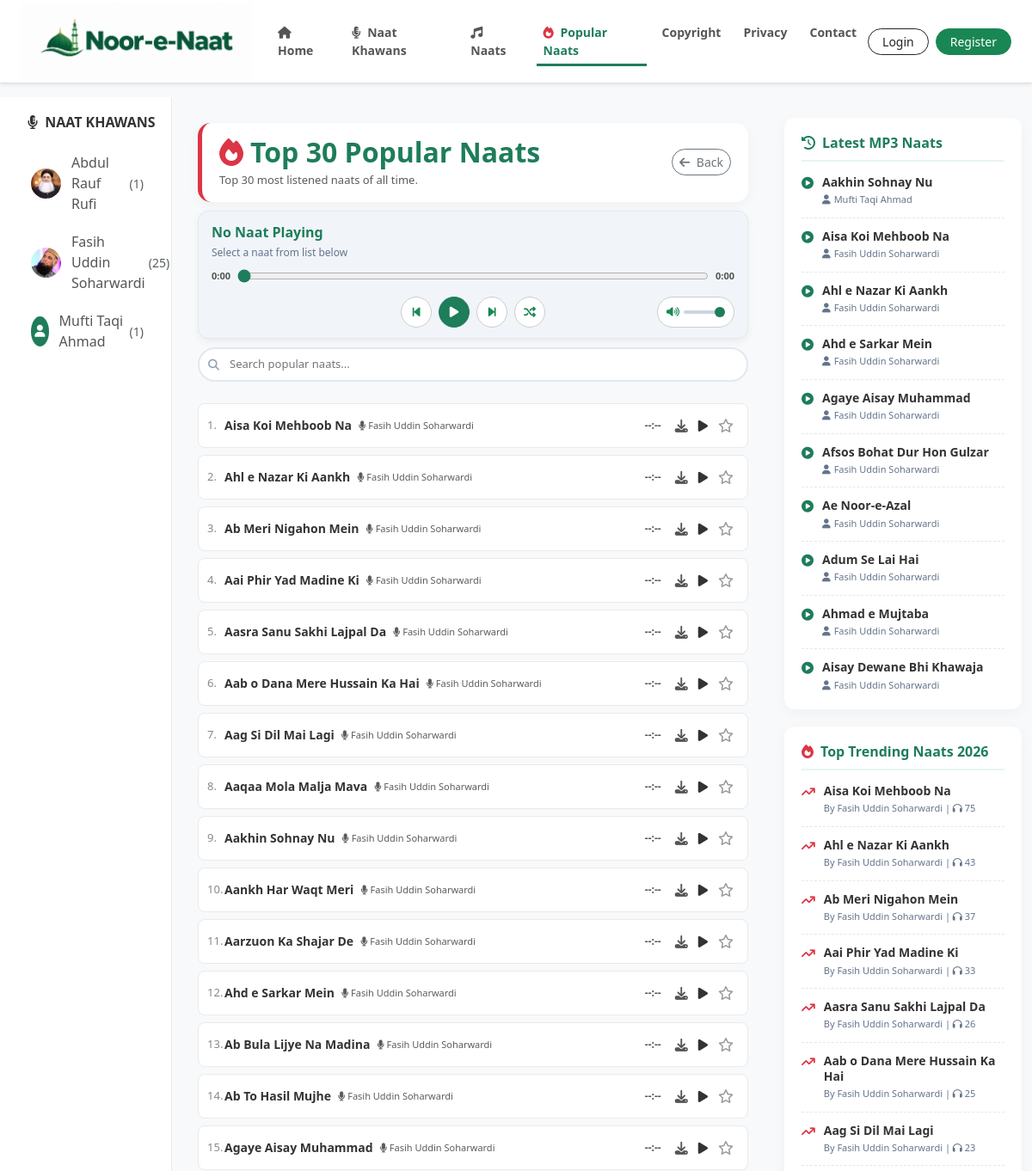
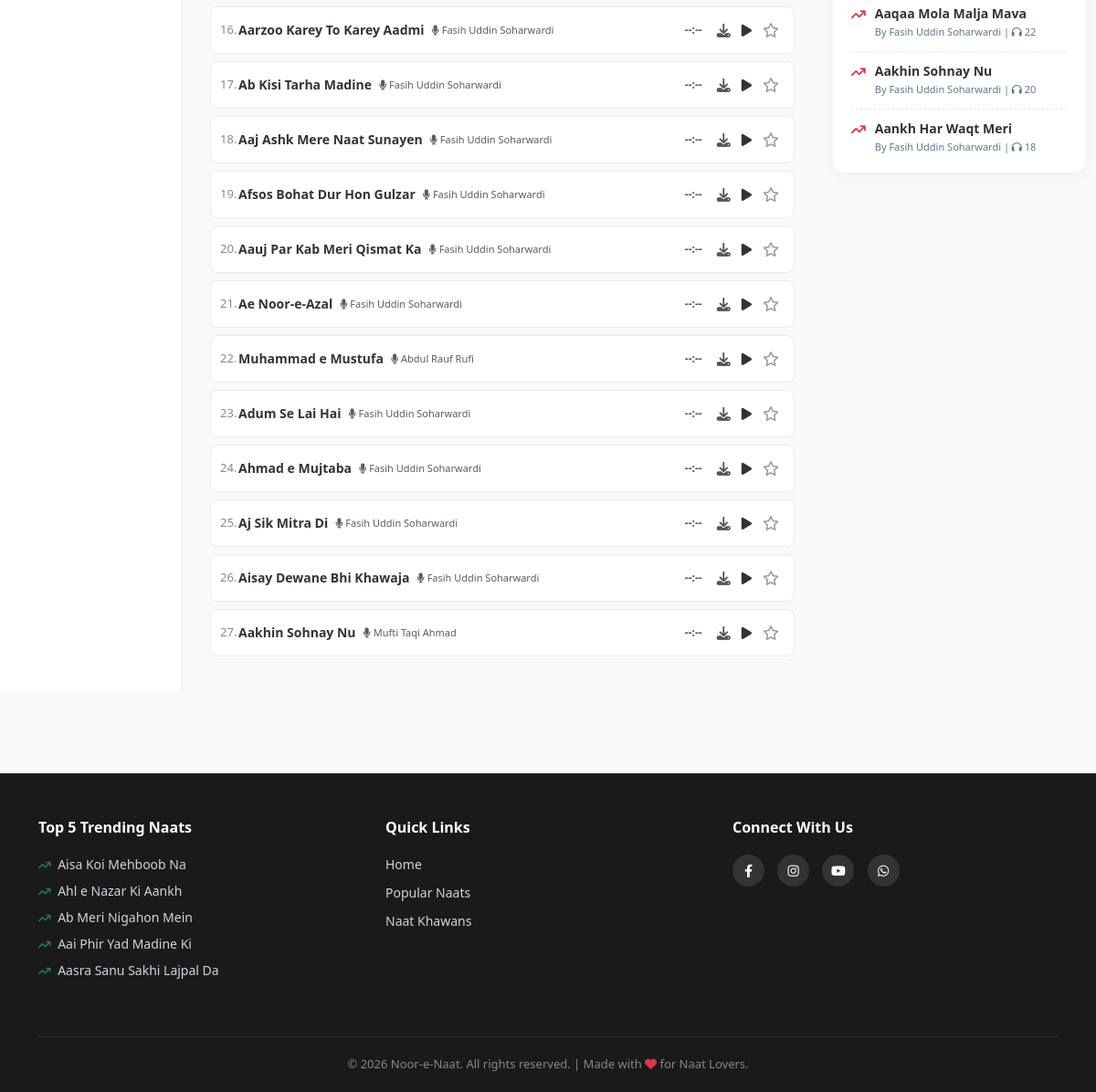
The page /popular/ on the database as committed earlier (2 pictures, top to bottom).
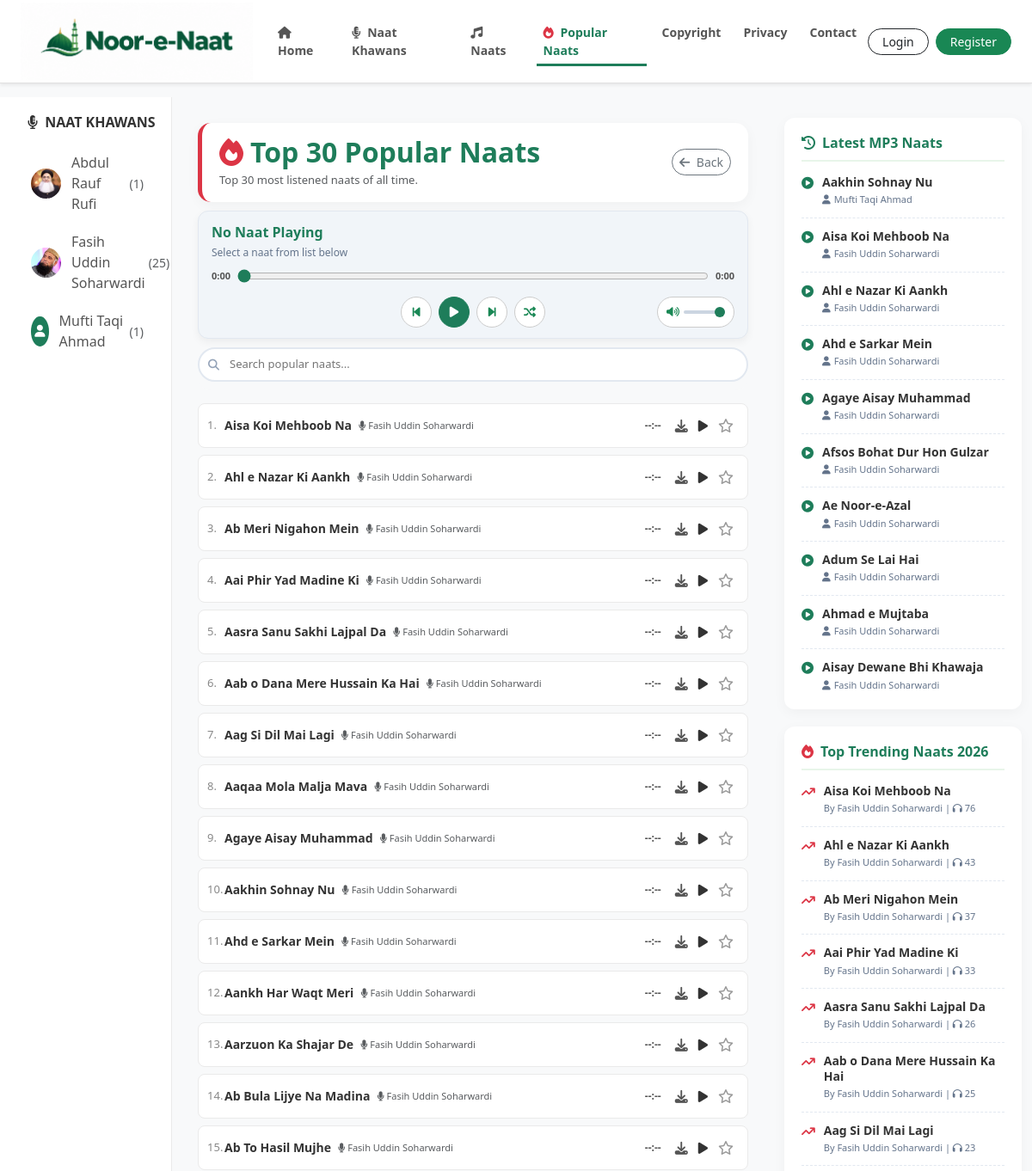
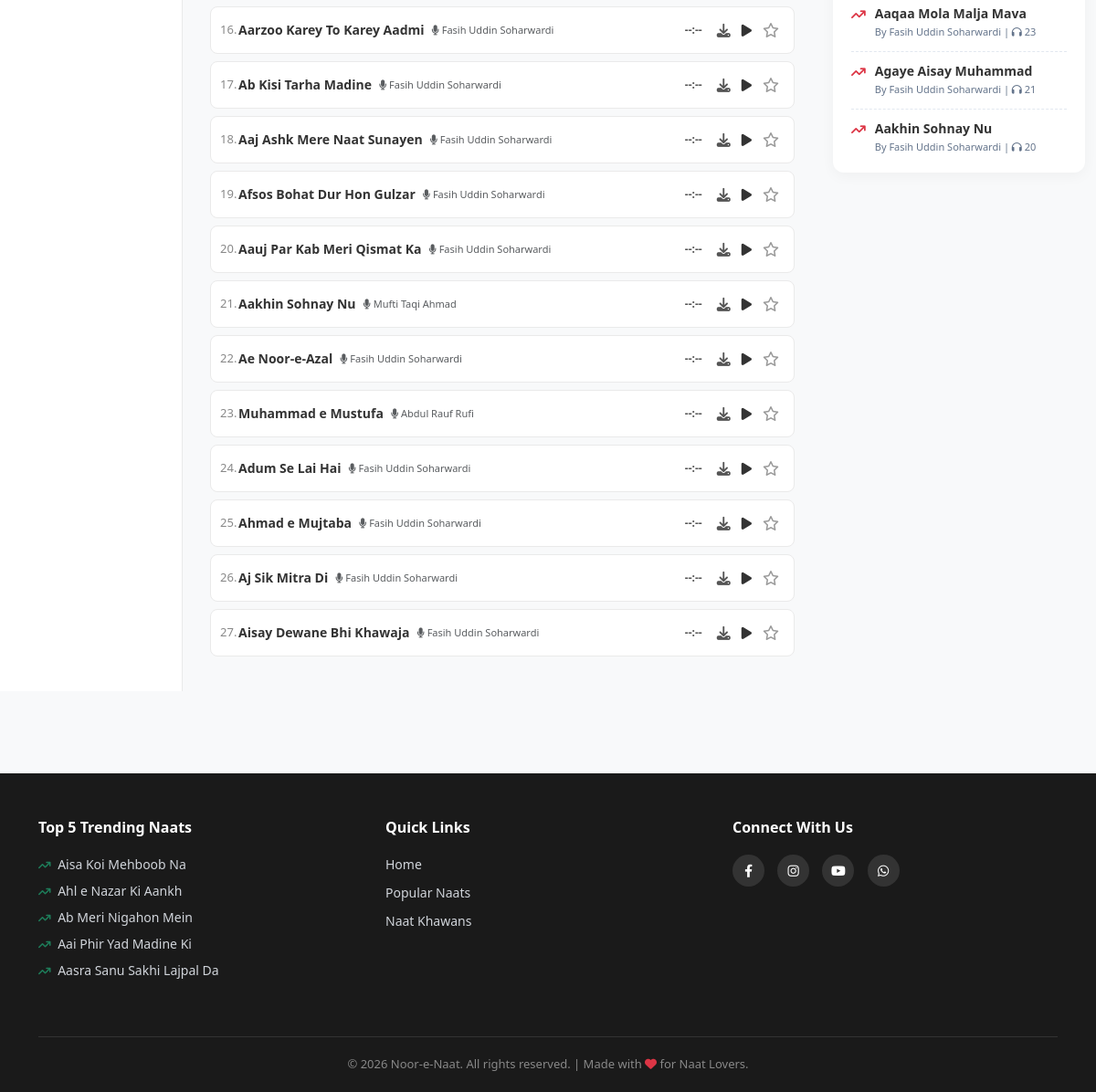
The same page on the database as committed later (2 pictures, top to bottom).
### naat_app/models.py (models this page shows, shortened)
class NaatKhawan(models.Model):
    name = models.CharField(max_length=200)
    image = models.ImageField(upload_to='naat_khawan/', blank=True, null=True)

class Naat(models.Model):
    title = models.CharField(max_length=200)
    naat_khawan = models.ForeignKey(NaatKhawan, on_delete=models.CASCADE, related_name='naats')
    audio_file = models.FileField(upload_to='naats/')
    uploaded_at = models.DateTimeField(auto_now_add=True)
    is_live = models.BooleanField(default=True)
    is_popular = models.BooleanField(default=False)
    views = models.IntegerField(default=0, help_text="Kitni dafa suni gayi")

### naat_app/views.py (the view)
# urls.py: path('popular/', views.popular_naats, name='popular_naats'),
def popular_naats(request):
    khawans = NaatKhawan.objects.annotate(
        naat_count=Count('naats', filter=Q(naats__is_live=True))
    ).order_by('id')
    naats = Naat.objects.filter(is_live=True).order_by('-views')[:30]
    favorite_ids = []
    if request.user.is_authenticated:
        favorite_ids = list(Favorite.objects.filter(user=request.user).values_list('naat_id', flat=True))
    latest_naats = Naat.objects.filter(is_live=True).order_by('-uploaded_at')[:10]
    trending_naats = Naat.objects.filter(is_live=True).order_by('-views')[:10]
    context = {
        'naats': naats, 'khawans': khawans, 'latest_naats': latest_naats,
        'trending_naats': trending_naats, 'page_title': "Top 30 Popular Naats",
        'page_subtitle': "Top 30 most listened naats of all time.",
        'favorite_ids': favorite_ids,
    }
    return render(request, 'popular.html', context)

### naat_app/templates/popular.html (shortened to what this page needs)
{% extends 'base.html' %}
{% block content %}
<div class="container-fluid mt-3">
    <div class="row">
        <div class="col-md-3 col-lg-2 sidebar d-none d-md-block">
            <h5><i class="fa-solid fa-microphone-lines me-1"></i> Naat Khawans</h5>
            {% for khawan in khawans %}
                <a href="{% url 'khawan_profile' khawan.id %}" class="khawan-link">
                    {% if khawan.image %}<img src="{{ khawan.image.url }}" class="artist-img-sidebar" alt="{{ khawan.name }}">{% else %}<div class="artist-placeholder-sidebar"><i class="fa-solid fa-user"></i></div>{% endif %}
                    {{ khawan.name }} <span class="ms-1 text-muted small">({{ khawan.naat_count }})</span>
                </a>
            {% endfor %}
        </div>
        <div class="col-12 col-md-6 col-lg-7 main-content">
            <div class="sticky-wrapper">
                <div class="page-header d-flex justify-content-between align-items-center">
                    <div>
                        <h2 class="fw-bold mb-1" style="color: #1e7d5a;"><i class="fa-solid fa-fire text-danger me-2"></i>Top 30 Popular Naats</h2>
                        <p class="text-muted mb-0" style="font-size: 13px;">Top 30 most listened naats of all time.</p>
                    </div>
                    <a href="/" class="btn btn-outline-secondary btn-sm rounded-pill"><i class="fa-solid fa-arrow-left me-1"></i> Back</a>
                </div>
                <div class="top-player">
                    <div class="d-flex justify-content-between align-items-start">
                        <div>
                            <div class="tp-title" id="tp-title">No Naat Playing</div>
                            <div class="tp-artist" id="tp-artist">Select a naat from list below</div>
                        </div>
                    </div>
                    <div class="custom-audio-wrapper mb-3">
                        <span class="audio-time" id="tp-current">0:00</span>
                        <input type="range" id="tp-progress" class="audio-progress" value="0" min="0" max="100" step="0.1">
                        <span class="audio-time" id="tp-duration">0:00</span>
                    </div>
                    <div class="controls-wrapper mt-2">
                        <div class="center-buttons tp-controls">
                            <button type="button" class="btn btn-light rounded-circle" onclick="tpPrev()" title="Previous"><i class="fa-solid fa-backward-step text-success"></i></button>
                            <button type="button" class="btn btn-success rounded-circle" onclick="tpToggle()" id="tp-play-btn" title="Play / Pause"><i class="fa-solid fa-play"></i></button>
                            <button type="button" class="btn btn-light rounded-circle" onclick="tpNext()" title="Next"><i class="fa-solid fa-forward-step text-success"></i></button>
                            <button type="button" class="btn btn-light rounded-circle" onclick="tpCycleMode()" id="tp-shuffle-btn" title="Normal"><i class="fa-solid fa-shuffle text-success"></i></button>
                        </div>
                        <div class="right-volume">
                            <div class="volume-container">
                                <i class="fa-solid fa-volume-high text-success" style="font-size: 12px;"></i>
                                <input type="range" id="tp-volume" min="0" max="1" step="0.1" value="1" oninput="tpChangeVolume(this.value)">
                            </div>
                        </div>
                    </div>
                </div>
                <div class="search-container">
                    <i class="fa-solid fa-magnifying-glass"></i>
                    <input type="text" id="searchInput" placeholder="Search popular naats..." autocomplete="off">
                </div>
            </div>
            <div class="naat-list-container" id="naatsContainer">
                {% for naat in naats %}
                <div class="naat-list-item"
                     id="naat-card-{{ naat.id }}"
                     data-id="{{ naat.id }}"
                     data-title="{{ naat.title }}"
                     data-artist="{{ naat.naat_khawan.name }}"
                     data-url="{% url 'stream_naat' naat.id %}"
                     onclick="tpPlay({{ naat.id }})">
                    <div class="naat-index">{{ forloop.counter }}.</div>
                    <div class="flex-grow-1 d-flex align-items-center" style="min-width: 0;">
                        <p class="naat-title text-truncate mb-0">{{ naat.title }}</p>
                        <span class="text-muted ms-2 d-none d-sm-inline artist-name-sm" style="font-size: 11px; white-space: nowrap;"><i class="fa-solid fa-microphone"></i> {{ naat.naat_khawan.name }}</span>
                    </div>
                    <div class="naat-duration" id="dur-{{ naat.id }}">--:--</div>
                    <div class="d-flex align-items-center">
                        <a href="{% url 'download_naat' naat.id %}" class="download-icon" onclick="event.stopPropagation();" title="Download"><i class="fa-solid fa-download"></i></a>
                        <button type="button" class="btn-play-list" onclick="event.stopPropagation(); tpPlay({{ naat.id }});"><i class="fa-solid fa-play"></i></button>
                        <button type="button" class="fav-btn {% if naat.id in favorite_ids %}active{% endif %}" id="fav-{{ naat.id }}" onclick="event.stopPropagation(); tpToggleFav({{ naat.id }});" title="Add to Favorites"><i class="{% if naat.id in favorite_ids %}fa-solid{% else %}fa-regular{% endif %} fa-star"></i></button>
                    </div>
                </div>
                {% endfor %}
            </div>
        </div>
        <div class="col-md-3 col-lg-3 d-none d-md-block mt-4">
            <div class="right-widget">
                <h5><i class="fa-solid fa-clock-rotate-left me-2"></i>Latest MP3 Naats</h5>
                {% for l_naat in latest_naats %}
                <div class="widget-item">
                    <i class="fa-solid fa-circle-play widget-icon"></i>
                    <div class="widget-text">
                        <a href="{% url 'naat_detail' l_naat.id %}">{{ l_naat.title }}</a>
                        <small><i class="fa-solid fa-user me-1"></i>{{ l_naat.naat_khawan.name }}</small>
                    </div>
                </div>
                {% endfor %}
            </div>
            <div class="right-widget">
                <h5><i class="fa-solid fa-fire text-danger me-2"></i>Top Trending Naats 2026</h5>
                {% for t_naat in trending_naats %}
                <div class="widget-item">
                    <i class="fa-solid fa-arrow-trend-up text-danger widget-icon"></i>
                    <div class="widget-text">
                        <a href="{% url 'naat_detail' t_naat.id %}">{{ t_naat.title }}</a>
                        <small>By {{ t_naat.naat_khawan.name }} | <i class="fa-solid fa-headphones"></i> {{ t_naat.views }}</small>
                    </div>
                </div>
                {% endfor %}
            </div>
        </div>
    </div>
</div>
{% endblock %}

### naat_app/templates/base.html (shortened to what this page needs)
{% load static %}
<!DOCTYPE html>
<html lang="en">
<head>
    <link href="https://cdn.jsdelivr.net/npm/bootstrap@5.3.0/dist/css/bootstrap.min.css" rel="stylesheet">
    <link rel="stylesheet" href="https://cdnjs.cloudflare.com/ajax/libs/font-awesome/6.4.0/css/all.min.css">
</head>
<body>
    <nav class="navbar navbar-expand-lg sticky-top shadow-sm">
        <div class="container-fluid px-4">
            <a class="navbar-brand d-flex align-items-center" href="/">
                <img src="{% static 'images/logo.png' %}" alt="Noor-e-Naat Logo">
            </a>
            <div class="collapse navbar-collapse" id="navbarNav">
                <ul class="navbar-nav mx-auto">
                    <li class="nav-item">
                        <a class="nav-link {% if request.resolver_match.url_name == 'home' %}active{% endif %}" href="{% url 'home' %}"><i class="fa-solid fa-house me-1"></i> Home</a>
                    </li>
                    <li class="nav-item">
                        <a class="nav-link " href="{% url 'all_naat_khawans' %}"><i class="fa-solid fa-microphone-lines me-1"></i> Naat Khawans</a>
                    </li>
                    <li class="nav-item">
                        <a class="nav-link {% if request.resolver_match.url_name == 'all_naats' %}active{% endif %}" href="{% url 'all_naats' %}"><i class="fa-solid fa-music me-1"></i> Naats</a>
                    </li>
                    <li class="nav-item">
                        <a class="nav-link {% if request.resolver_match.url_name == 'popular_naats' %}active{% endif %}" href="{% url 'popular_naats' %}"><i class="fa-solid fa-fire text-danger me-1"></i> Popular Naats</a>
                    </li>
                    <li class="nav-item"><a class="nav-link {% if request.resolver_match.url_name == 'copyright_page' %}active{% endif %}" href="{% url 'copyright_page' %}">Copyright</a></li>
                    <li class="nav-item"><a class="nav-link {% if request.resolver_match.url_name == 'privacy_page' %}active{% endif %}" href="{% url 'privacy_page' %}">Privacy</a></li>
                    <li class="nav-item"><a class="nav-link {% if request.resolver_match.url_name == 'contact_page' %}active{% endif %}" href="{% url 'contact_page' %}">Contact</a></li>
                </ul>
                <div class="d-flex align-items-center gap-2 mt-3 mt-lg-0">
                    {% if user.is_authenticated %}
                        <div class="dropdown">
                            <button class="btn btn-outline-success btn-sm rounded-pill px-3 dropdown-toggle w-100" type="button" data-bs-toggle="dropdown">
                                <i class="fa-solid fa-user-circle me-1"></i> {{ user.username }}
                            </button>
                            <ul class="dropdown-menu dropdown-menu-end shadow border-0">
                                <li><a class="dropdown-item" href="{% url 'change_password' %}"><i class="fa-solid fa-key me-2 text-muted"></i>Change Password</a></li>
                                <li><hr class="dropdown-divider"></li>
                                <li><a class="dropdown-item text-danger" href="{% url 'logout' %}"><i class="fa-solid fa-right-from-bracket me-2"></i>Logout</a></li>
                            </ul>
                        </div>
                    {% else %}
                        <a href="{% url 'login' %}" class="btn btn-outline-dark btn-sm rounded-pill px-3 w-100">Login</a>
                        <a href="{% url 'register' %}" class="btn btn-success btn-sm rounded-pill px-3 w-100">Register</a>
                    {% endif %}
                </div>
            </div>
        </div>
    </nav>
    <div class="content-wrapper">
        {% block content %}{% endblock %}
    </div>
    <footer class="footer">
        <div class="container">
            <div class="row">
                <div class="col-md-4 mb-4 text-center text-md-start">
                    <h5>Top 5 Trending Naats</h5>
                    <div class="trending-container">
                        {% for t_naat in trending_naats|slice:":5" %}
                            <a href="{% url 'naat_detail' t_naat.id %}?autoplay=1" class="text-truncate" style="max-width: 280px; margin-bottom: 8px; color: #d1d5db;">
                                <i class="fa-solid fa-arrow-trend-up me-1" style="font-size: 12px; color: #1e7d5a;"></i>
                                {{ t_naat.title }}
                            </a>
                        {% empty %}
                            <p class="small text-muted">No trending naats available.</p>
                        {% endfor %}
                    </div>
                </div>
                <div class="col-md-4 mb-4 text-center text-md-start">
                    <h5>Quick Links</h5>
                    <a href="{% url 'home' %}">Home</a>
                    <a href="{% url 'popular_naats' %}">Popular Naats</a>
                    <a href="{% url 'all_naat_khawans' %}">Naat Khawans</a>
                </div>
                <div class="col-md-4 mb-4 text-center text-md-start">
                    <h5>Connect With Us</h5>
                    <div class="social-icons mt-2">
                        <a href="https://facebook.com" target="_blank" title="Facebook"><i class="fa-brands fa-facebook-f"></i></a>
                        <a href="https://instagram.com" target="_blank" title="Instagram"><i class="fa-brands fa-instagram"></i></a>
                        <a href="https://youtube.com" target="_blank" title="YouTube"><i class="fa-brands fa-youtube"></i></a>
                        <a href="https://wa.me/923000000000" target="_blank" title="WhatsApp"><i class="fa-brands fa-whatsapp"></i></a>
                    </div>
                </div>
            </div>
            <div class="footer-bottom">
                &copy; 2026 Noor-e-Naat. All rights reserved. | Made with <i class="fa-solid fa-heart text-danger"></i> for Naat Lovers.
            </div>
        </div>
    </footer>
</body>
</html>

Rows that differ between the two databases and show on the page:
no longer on one of the page's lists (row unchanged): Naat: title "Aankh Har Waqt Meri", naat_khawan.name "Fasih Uddin Soharwardi", views "18"
changed Naat "Aisa Koi Mehboob Na": views "75" → "76"
changed Naat "Aaqaa Mola Malja Mava": views "22" → "23"
now on one of the page's lists (row edited): Naat: title "Agaye Aisay Muhammad", naat_khawan.name "Fasih Uddin Soharwardi", views "21"
changed Naat "Agaye Aisay Muhammad": moves up the list
changed Naat "Ahd e Sarkar Mein": moves up the list
changed Naat "Mufti Taqi Ahmad": moves up the list
